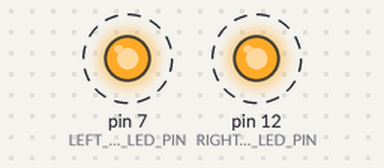
A sketch run on a simulated Arduino Uno, built with avr-gcc and run on an emulated ATmega328P. Shown: output pins drawn as LEDs (lit = HIGH). Dashed ring = blinking.

Above: at 0.5 s.
Timing chart, 0 to 4.6 s (numbered marks = the images above):
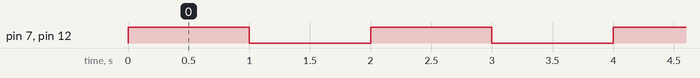

The sketch:

blink_led_2.ino
```cpp
const int RIGHT_EYE_LED_PIN = 12;
const int LEFT_EYE_LED_PIN = 7;

void setup() {
  pinMode(RIGHT_EYE_LED_PIN, OUTPUT);
  pinMode(LEFT_EYE_LED_PIN, OUTPUT);// initialize the digital pin 13 as an output
}

void loop() {
  digitalWrite(RIGHT_EYE_LED_PIN, HIGH); // turn the LED on
  digitalWrite(LEFT_EYE_LED_PIN, HIGH);
  delay(1000);            // wait for a second
  digitalWrite(RIGHT_EYE_LED_PIN, LOW);
  digitalWrite(LEFT_EYE_LED_PIN, LOW);// turn the LED off
  delay(1000);            // wait for a second
}
```

Measured:
- by itself, pin 7 (LEFT_EYE_LED_PIN), pin 12 (RIGHT_EYE_LED_PIN): alternates HIGH for 1.0 s and LOW for 1.0 s
